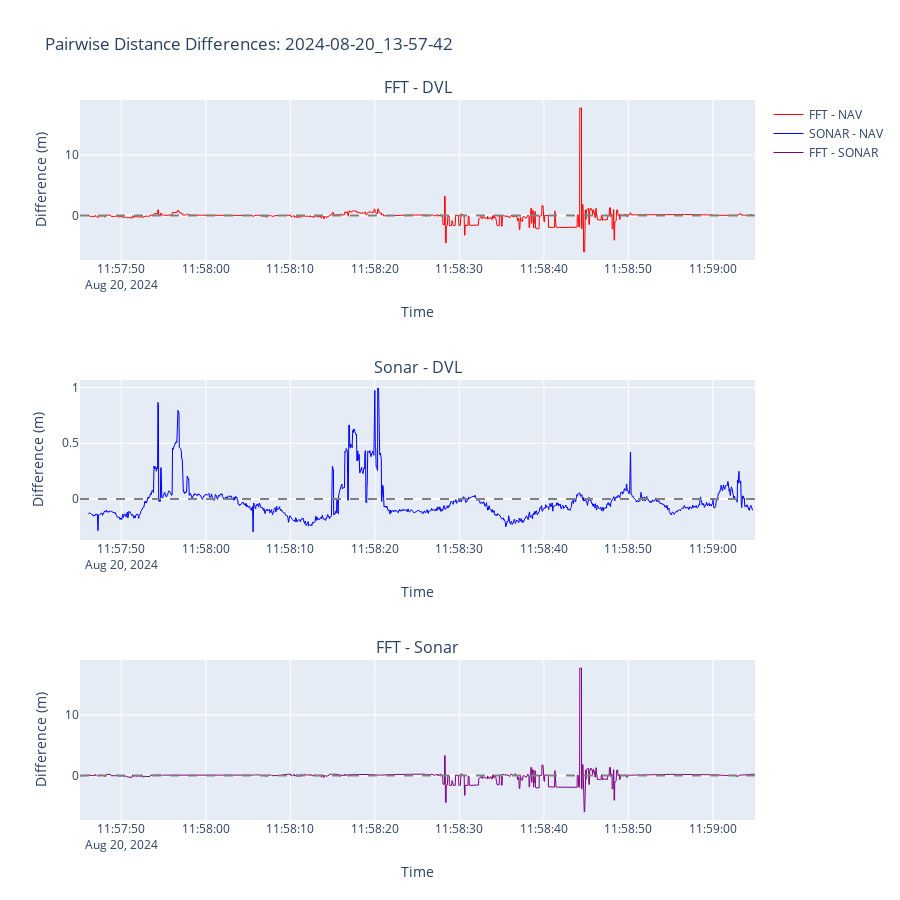

The code cell stored with this chart in its notebook:
### Code cell
# Plot 2: Pairwise differences
fig2 = make_subplots(rows=3, cols=1, subplot_titles=('FFT - DVL', 'Sonar - DVL', 'FFT - Sonar'))

diff_plots = [
    ('diff_fft_nav', 'red', 1),
    ('diff_sonar_nav', 'blue', 2),
    ('diff_fft_sonar', 'purple', 3)
]

for diff_col, color, row in diff_plots:
    if diff_col in df.columns:
        fig2.add_trace(go.Scatter(
            x=df.index, y=df[diff_col],
            mode='lines', name=diff_col.replace('diff_', '').replace('_', ' - ').upper(),
            line=dict(color=color, width=1)
        ), row=row, col=1)
        
        # Add zero line
        fig2.add_hline(y=0, line_dash="dash", line_color="gray", row=row, col=1)

fig2.update_xaxes(title_text="Time")
fig2.update_yaxes(title_text="Difference (m)")
fig2.update_layout(height=900, title_text=f"Pairwise Distance Differences: {TARGET_BAG}")

fig2.show()
save_path = PLOTS_DIR / f"{TARGET_BAG}_pairwise_differences.html"
fig2.write_html(str(save_path))
print(f"Saved: {save_path.name}")

### Figure 1 — Plotly figure (JSON) as saved in the notebook; plotly's stock layout.template omitted (floating-point values rounded to 4 significant figures; data arrays with more than 128 entries replaced by an {"elided": "..."} marker saying what was removed)
{"data": [{"line": {"color": "red", "width": 1}, "mode": "lines", "name": "FFT - NAV", "type": "scatter", "x": {"elided": "2744 str values"}, "xaxis": "x", "y": {"elided": "2744 float values"}, "yaxis": "y"}, {"line": {"color": "blue", "width": 1}, "mode": "lines", "name": "SONAR - NAV", "type": "scatter", "x": {"elided": "2744 str values"}, "xaxis": "x2", "y": {"elided": "2744 float values"}, "yaxis": "y2"}, {"line": {"color": "purple", "width": 1}, "mode": "lines", "name": "FFT - SONAR", "type": "scatter", "x": {"elided": "2744 str values"}, "xaxis": "x3", "y": {"elided": "2744 float values"}, "yaxis": "y3"}], "layout": {"annotations": [{"font": {"size": 16}, "showarrow": false, "text": "FFT - DVL", "x": 0.5, "xanchor": "center", "xref": "paper", "y": 1, "yanchor": "bottom", "yref": "paper"}, {"font": {"size": 16}, "showarrow": false, "text": "Sonar - DVL", "x": 0.5, "xanchor": "center", "xref": "paper", "y": 0.6111, "yanchor": "bottom", "yref": "paper"}, {"font": {"size": 16}, "showarrow": false, "text": "FFT - Sonar", "x": 0.5, "xanchor": "center", "xref": "paper", "y": 0.2222, "yanchor": "bottom", "yref": "paper"}], "height": 900, "shapes": [{"line": {"color": "gray", "dash": "dash"}, "type": "line", "x0": 0, "x1": 1, "xref": "x domain", "y0": 0, "y1": 0, "yref": "y"}, {"line": {"color": "gray", "dash": "dash"}, "type": "line", "x0": 0, "x1": 1, "xref": "x2 domain", "y0": 0, "y1": 0, "yref": "y2"}, {"line": {"color": "gray", "dash": "dash"}, "type": "line", "x0": 0, "x1": 1, "xref": "x3 domain", "y0": 0, "y1": 0, "yref": "y3"}], "title": {"text": "Pairwise Distance Differences: 2024-08-20_13-57-42"}, "xaxis": {"anchor": "y", "domain": [0, 1], "title": {"text": "Time"}}, "xaxis2": {"anchor": "y2", "domain": [0, 1], "title": {"text": "Time"}}, "xaxis3": {"anchor": "y3", "domain": [0, 1], "title": {"text": "Time"}}, "yaxis": {"anchor": "x", "domain": [0.7778, 1], "title": {"text": "Difference (m)"}}, "yaxis2": {"anchor": "x2", "domain": [0.3889, 0.6111], "title": {"text": "Difference (m)"}}, "yaxis3": {"anchor": "x3", "domain": [0, 0.2222], "title": {"text": "Difference (m)"}}}}
